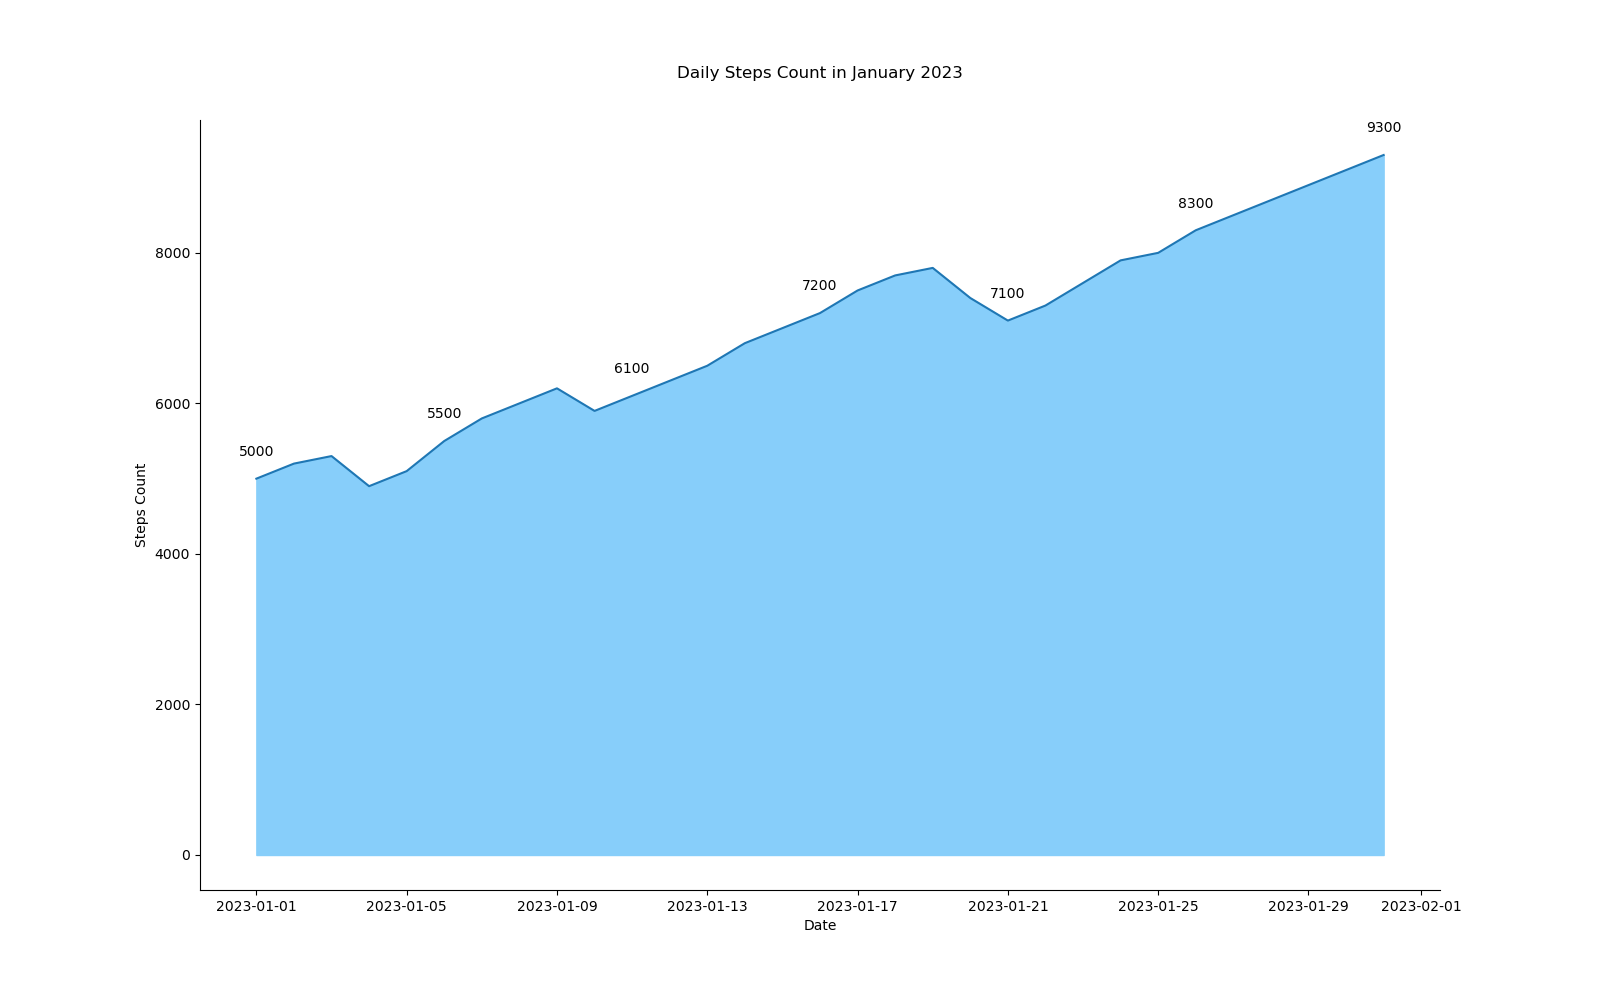

Generate this figure with Python:

import seaborn as sns
import pandas as pd
import matplotlib.pyplot as plt

data = {
    'Date': pd.date_range(start='2023-01-01', periods=31, freq='D'),
    'Steps': [
        5000, 5200, 5300, 4900, 5100, 5500, 5800, 6000, 6200, 5900,
        6100, 6300, 6500, 6800, 7000, 7200, 7500, 7700, 7800, 7400,
        7100, 7300, 7600, 7900, 8000, 8300, 8500, 8700, 8900, 9100, 9300
    ]
}

df = pd.DataFrame(data)

plt.figure(figsize=(16, 10))
area_chart = sns.lineplot(data=df, x='Date', y='Steps', color="#1f77b4")
plt.fill_between(df['Date'], df['Steps'], color="#87cefa")

for index in range(0, df.shape[0], 5):
    date = df.iloc[index]['Date']
    steps = df.iloc[index]['Steps']
    plt.text(date, steps + 300, str(steps), ha='center')

plt.title('Daily Steps Count in January 2023', pad=30)
plt.xlabel('Date')
plt.ylabel('Steps Count')
sns.despine()

plt.show()
